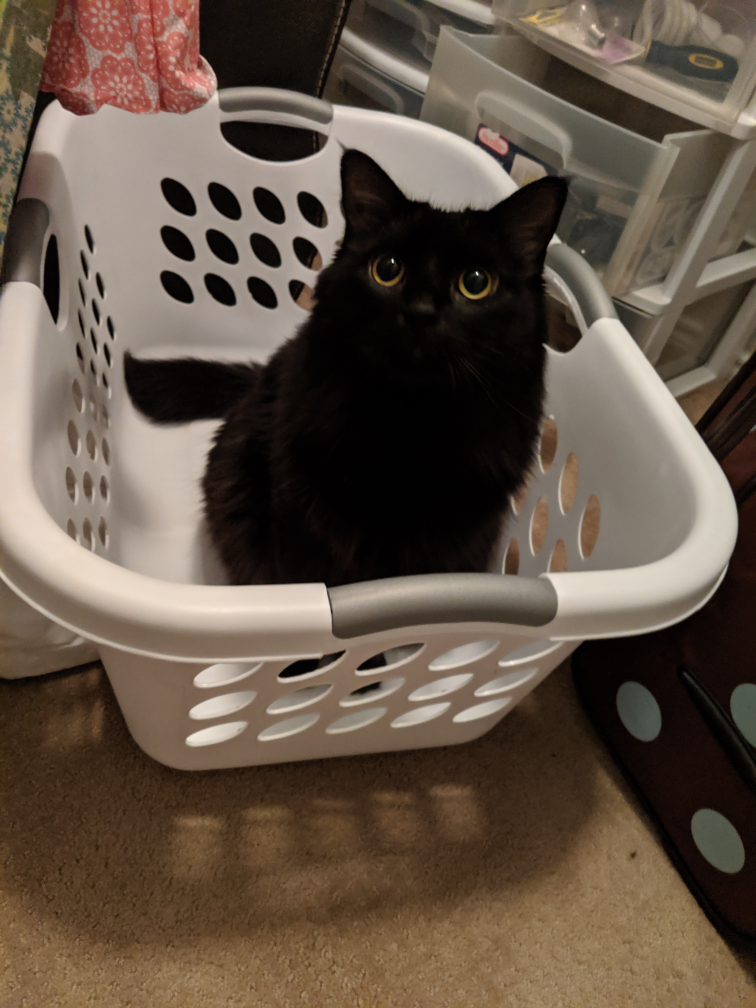
#> input picture laundry_cat.jpg, 3024 x 4032 px (shown at 1/4 size)
$ jupyter execute --allow-errors 'Cross Stitch Pattern Generator.ipynb'
#> lines starting #> are read from the running program, lines starting #| are printed output that depends on the picture; after the words box and inside, x2 and y2 are one past the last pixel; in counts of white or black regions, pixels touching at a corner belong together
[cell 1]
image = 'laundry_cat.jpg'
scaling_factor = 25

[cell 2]
import cv2
import numpy as np
import pandas as pd
from matplotlib import pyplot as plt
from scipy import spatial
import math
import random
import queue

[cell 3]
Ursa = cv2.imread(image)
#> Ursa is the input picture: shape (4032, 3024, 3); mean B, G, R 71.2, 84.5, 99.3
Ursa = cv2.cvtColor(Ursa, cv2.COLOR_BGR2RGB)

[cell 4]
new_height = Ursa.shape[0] // scaling_factor
#> new_height = 161
new_width = Ursa.shape[1] // scaling_factor
#> new_width = 120

[cell 5]
Ursa_small = cv2.resize(Ursa, (new_width, new_height))

[cell 6]
colors = pd.read_csv('DMC to RBG.csv')
#> (reads DMC to RBG.csv from the repository)

[cell 7]
color_dict = {}
color_list = []
for index, row in colors.iterrows():
    color_dict[(row['R'], row['G'], row['B'])] = (row['Floss'], row['DMC Name'])
    color_list.append((row['R'], row['G'], row['B']))

[cell 8]
tree = spatial.KDTree(color_list)

[cell 9]
pattern = np.zeros(Ursa_small.shape).astype(np.uint8)

[cell 10]
for i in range(new_height):
    for j in range(new_width):
        distance, nearest_color = tree.query(Ursa_small[i, j])
        pattern[i, j] = color_list[nearest_color]

[cell 11]
fig, axes = plt.subplots(1, 2)
axes[0].imshow(Ursa_small)
axes[0].set_title('Original Image'), axes[0].set_xticks([]), axes[0].set_yticks([])
axes[1].imshow(pattern)
axes[1].set_title('Imaged Mapped to Floss Colors'), axes[1].set_xticks([]), axes[1].set_yticks([]);

[cell 12]
def get_neighbors(m, x, y, theta):
    if theta[y, x] > math.pi/4:
        if y > 0 and y < m.shape[0] - 1:
            return (m[y + 1, x], m[y - 1, x])
        elif y == 0:
            return tuple([m[y + 1, x]])
        else:
            return tuple([m[y - 1, x]])
    elif theta[y, x] < math.pi/4:
        if x > 0 and x < m.shape[1] - 1:
            return (m[y, x + 1], m[y, x - 1])
        elif x == 0:
            return tuple([m[y, x + 1]])
        else:
            return tuple([m[y, x - 1]])

[cell 13]
def check_maximum_pixel(m, theta, x, y):
    neighbors = get_neighbors(m, x, y, theta)
    if m[y, x] > max(neighbors):
        return 1
    else:
        return 0

[cell 14]
def get_neighboring_pixels(y, x, height, width):
    neighbors = []
    if y > 0:
        neighbors.append((y - 1, x))
    if x > 0:
        neighbors.append((y, x - 1))
    if y < height - 1:
        neighbors.append((y + 1, x))
    if x < width - 1:
        neighbors.append((y, x + 1))
    return neighbors

[cell 15]
def canny_edge_detection(img, t1, t2, blur_kernal_size = 3):
#> called with t1 = 50, t2 = 100, blur_kernal_size = 5
    img = img.copy()
    img = cv2.cvtColor(img, cv2.COLOR_BGR2GRAY)
    #step 1: blur
    blur = cv2.GaussianBlur(img,(blur_kernal_size,blur_kernal_size),0)
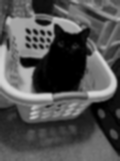
#> blur: shape (161, 120); min 0, max 217, mean 82.1

    #step 2: compute gradients
    kernalx = np.array([[1, 0, -1],
                        [2, 0, -2],
                        [1, 0, -1]])
    kernaly = np.array([[ 1,  2,  1],
                        [ 0,  0,  0],
                        [-1, -2, -1]])


    gx = cv2.filter2D(blur, -1, kernalx)
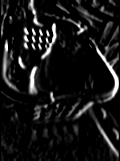
#> gx: shape (161, 120); min 0, max 255, mean 22.8
    gy = cv2.filter2D(blur, -1, kernaly)
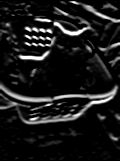
#> gy: shape (161, 120); min 0, max 255, mean 25.3

    #m = np.sqrt(np.square(gx) + np.square(gy))
    m = np.hypot(gx, gy)
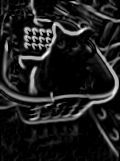
#> m: shape (161, 120) float16; min 0, max 360.5, mean 43.7; drawn with min black and max white
    theta = np.arctan2(gy, gx)
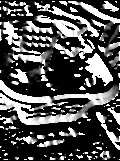
#> theta: shape (161, 120) float16; min 0, max 1.57, mean 0.518; drawn with min black and max white

    #step 3: apply threshold
    lines1 = np.where(m > t1, 1, 0)
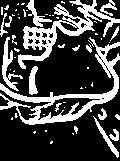
#> lines1: shape (161, 120) int64; values 0 (black) and 1 (white), 27.1% white; 55 white regions (37 under 20 px), largest, box (x1, y1, x2, y2) and area: (0, 37, 120, 125) 1969, (18, 0, 120, 69) 1671, (2, 37, 23, 91) 338
    lines2 = np.where(m > t2, 1, 0)
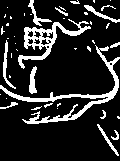
#> lines2: shape (161, 120) int64; values 0 (black) and 1 (white), 15.9% white; 44 white regions (30 under 20 px), largest, box (x1, y1, x2, y2) and area: (0, 45, 120, 124) 1166, (18, 19, 91, 69) 838, (3, 40, 16, 89) 149

    #step 4: suppress non-maxima pixels
    for y in range(m.shape[0]):
        for x in range(m.shape[1]):
            is_max = check_maximum_pixel(m, theta, x, y)
            if lines1[y, x] == 1:
                lines1[y, x] = is_max
            if lines2[y, x] == 1:
                lines2[y, x] = is_max
#> this loop made 161 passes
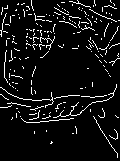
#> lines1: shape (161, 120) int64; values 0 (black) and 1 (white), 6.9% white in thin lines or dots
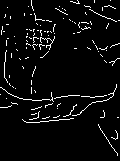
#> lines2: shape (161, 120) int64; values 0 (black) and 1 (white), 4.6% white in thin lines or dots

    #step 6:

    outlines = lines2.copy()


    for y in range(img.shape[0]):
        for x in range(img.shape[1]):
            if 1 == 1:
                if lines2[y, x] == 1:
                    visited = set([])
                    segment = [(y, x)]
                    search = queue.Queue()
                    search.put(segment)
                    while not search.empty():
                        line = search.get()
                        neighbors = get_neighboring_pixels(line[-1][0], line[-1][1], img.shape[0], img.shape[1])
                        for neighbor in neighbors:
                            if neighbor not in visited:
                                visited.add(neighbor)
                                if lines2[neighbor[0], neighbor[1]] == 1:
                                    for pixel in line:
                                        outlines[pixel[0],pixel[1]] = 1
                                elif lines1[neighbor[0], neighbor[1]] == 1:
                                    line2 = line.copy()
                                    line2.append(neighbor)
                                    search.put(line2)
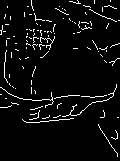
#> outlines: shape (161, 120) int64; values 0 (black) and 1 (white), 4.9% white in thin lines or dots

    # Figuring out which side of the pixel to add the backstitch to
    backstitch = []

    for row in range(outlines.shape[0]):
        new_row = []
        for col in range(outlines.shape[1]):
            if outlines[row, col] == 1:
                neighbors = get_neighboring_pixels(row, col, outlines.shape[0], outlines.shape[1])
                to_check = []
                for neighbor in neighbors:
                    if outlines[neighbor[0], neighbor[1]] == 0:
                        to_check.append(neighbor)
                max_gradient = 0
                side = None
                for n in to_check:
                    gradient = abs(int(blur[n[0], n[1]]) - int(blur[row, col]))
                    if gradient > max_gradient:
                        max_gradient = gradient
                        if n[0] > row:
                            side = 'down'
                        elif n[0] < row:
                            side = 'up'
                        elif n[1] > col:
                            side = 'right'
                        else:
                            side = 'left'
                new_row.append(side)
            else:
                new_row.append('skip')
        backstitch.append(new_row)

    return (outlines, backstitch)

[cell 16]
outline, backstitch = canny_edge_detection(pattern, 50,100, 5)

[cell 17]
fig, axes = plt.subplots(1, 2)
axes[0].imshow(Ursa_small)
axes[0].set_title('Original Image'), axes[0].set_xticks([]), axes[0].set_yticks([])
axes[1].imshow(outline, cmap = 'gray')
axes[1].set_title('Outline Image'), axes[1].set_xticks([]), axes[1].set_yticks([]);

[cell 18]
symbols = 'ABCDEFGHIJKLMNOPQRSTUVWXYZαβΓγΔδΕεζηΘΙιΛλμνΞξΟΠπΡΣσ/ςΤτΥυΦφΧΨΩω@#$%&*^<>?{[)(abcdefghijklmnopqrstuvwxyz123456789=+-†♥☻♦♣♠○◙♂♀♪♫►◄■☼⌂↔↕❀❁❂❈⚧✓♓♒♑♉♈♋⌘⌫✄✆✈✎✐⌛☎☏❆❅♁☽☄☁☂ϟ♮♭♙♘♖♕♔☜☝❤❥☣☯✞✘☢☠⓪①②③④⑤⑥⑦⑧⑨⑩◕◔◓◐☗◘◊➸➹➴₵＊'
symbols = list(symbols)
random.shuffle(symbols)

[cell 19]
len(symbols)

[cell 20]
colors = {}
itts = 0
symbol_pattern = []
for row in pattern:
    new_row = []
    for col in row:
        color = (col[0], col[1], col[2])
        if color not in colors:
            colors[color] = symbols[itts]
            itts += 1
        new_row.append(colors[color])
    symbol_pattern.append(new_row)

[cell 21]
symbol_pattern_pd = pd.DataFrame(symbol_pattern)

[cell 22]
key_dict ={}
for color in colors:
    key_dict[colors[color]] = color_dict[color]
#> this loop made 99 passes
#> color on passes 1 to 12: (141, 120, 75), (79, 75, 65), (121, 96, 71), (89, 73, 55), (73, 42, 19), (75, 60, 42), (136, 62, 67), (152, 68, 54), (185, 85, 68), (166, 136, 129), (161, 75, 81), (160, 108, 80)

[cell 23]
key = pd.DataFrame(key_dict).transpose()
key.columns = ['number', 'color']
key = key.sort_values(by = 'number')

[cell 24]
alphabet = 'ABCDEFGHIJKLMNOPQRSTUVWXYZ'
col_list = list(alphabet)
new_list = []
for i in col_list:
    for j in col_list:
        new_list.append(i + j)

col_list.extend(new_list)

[cell 25]
writer_object = pd.ExcelWriter("pattern.xlsx",
                        engine ='xlsxwriter')

symbol_pattern_pd.to_excel(writer_object, sheet_name='Pattern')
worksheet_object = writer_object.sheets['Pattern']
worksheet_object.set_column('A:ZZ', 3)

workbook = writer_object.book

upper_border = workbook.add_format({'top' : 5})
lower_border = workbook.add_format({'bottom' : 5})
right_border = workbook.add_format({'right' : 5})
left_border = workbook.add_format({'left' : 5})


for row in range(len(backstitch)):
    for col in range(len(backstitch[0])):
        cell = col_list[col + 1] + str(row + 2)
        if backstitch[row][col] == 'up':
            worksheet_object.write(cell, symbol_pattern[row][col], upper_border)
        elif backstitch[row][col] == 'down':
            worksheet_object.write(cell, symbol_pattern[row][col], lower_border)
        elif backstitch[row][col] == 'left':
            worksheet_object.write(cell, symbol_pattern[row][col], left_border)
        elif backstitch[row][col] == 'right':
            worksheet_object.write(cell, symbol_pattern[row][col], right_border)


key.to_excel(writer_object, sheet_name = 'Key')

#> (the rest of this cell did not finish here and is left out)
